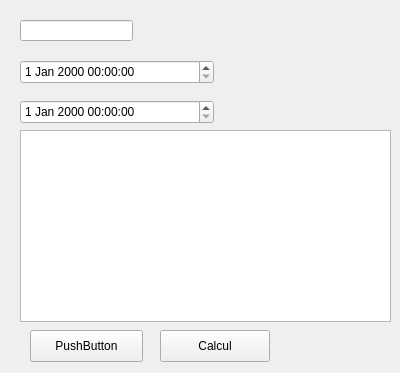
<?xml version="1.0" encoding="UTF-8"?>
<ui version="4.0">
 <class>Form</class>
 <widget class="QWidget" name="Form">
  <property name="geometry">
   <rect>
    <x>0</x>
    <y>0</y>
    <width>400</width>
    <height>373</height>
   </rect>
  </property>
  <property name="windowTitle">
   <string>Form</string>
  </property>
  <widget class="QLineEdit" name="lineEditPilote">
   <property name="geometry">
    <rect>
     <x>20</x>
     <y>20</y>
     <width>113</width>
     <height>21</height>
    </rect>
   </property>
  </widget>
  <widget class="QDateTimeEdit" name="dateTimeEdit_1">
   <property name="geometry">
    <rect>
     <x>20</x>
     <y>60</y>
     <width>194</width>
     <height>24</height>
    </rect>
   </property>
   <property name="timeSpec">
    <enum>Qt::UTC</enum>
   </property>
  </widget>
  <widget class="QDateTimeEdit" name="dateTimeEdit_2">
   <property name="geometry">
    <rect>
     <x>20</x>
     <y>100</y>
     <width>194</width>
     <height>24</height>
    </rect>
   </property>
  </widget>
  <widget class="QTableView" name="tableView1">
   <property name="geometry">
    <rect>
     <x>20</x>
     <y>130</y>
     <width>371</width>
     <height>192</height>
    </rect>
   </property>
  </widget>
  <widget class="QPushButton" name="pushButton">
   <property name="geometry">
    <rect>
     <x>30</x>
     <y>330</y>
     <width>113</width>
     <height>32</height>
    </rect>
   </property>
   <property name="text">
    <string>PushButton</string>
   </property>
  </widget>
  <widget class="QPushButton" name="Calcul">
   <property name="geometry">
    <rect>
     <x>160</x>
     <y>330</y>
     <width>110</width>
     <height>32</height>
    </rect>
   </property>
   <property name="text">
    <string>Calcul</string>
   </property>
  </widget>
 </widget>
 <resources/>
 <connections/>
</ui>
